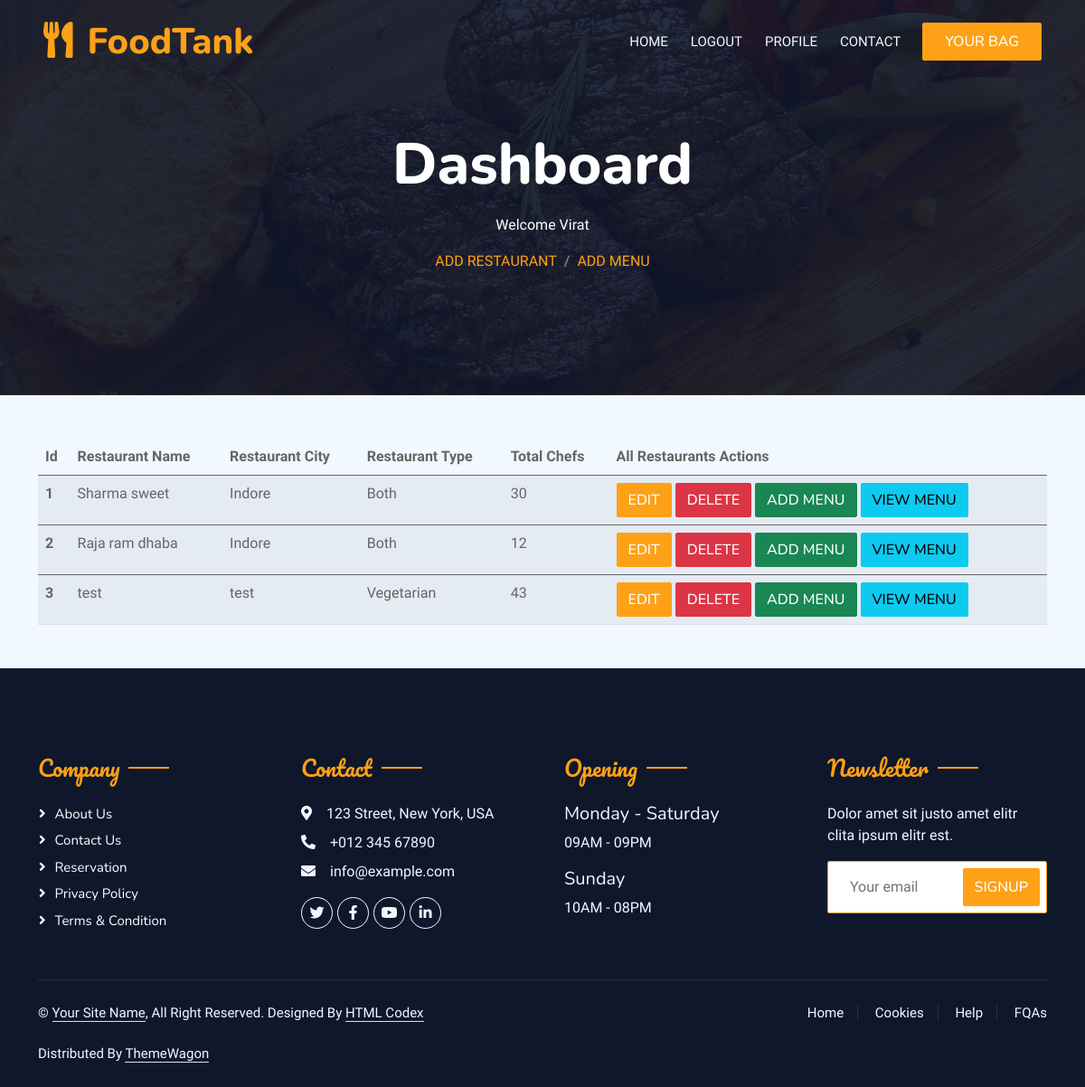
The app's page /foodprovider/dashboard/ (signed in), older data.
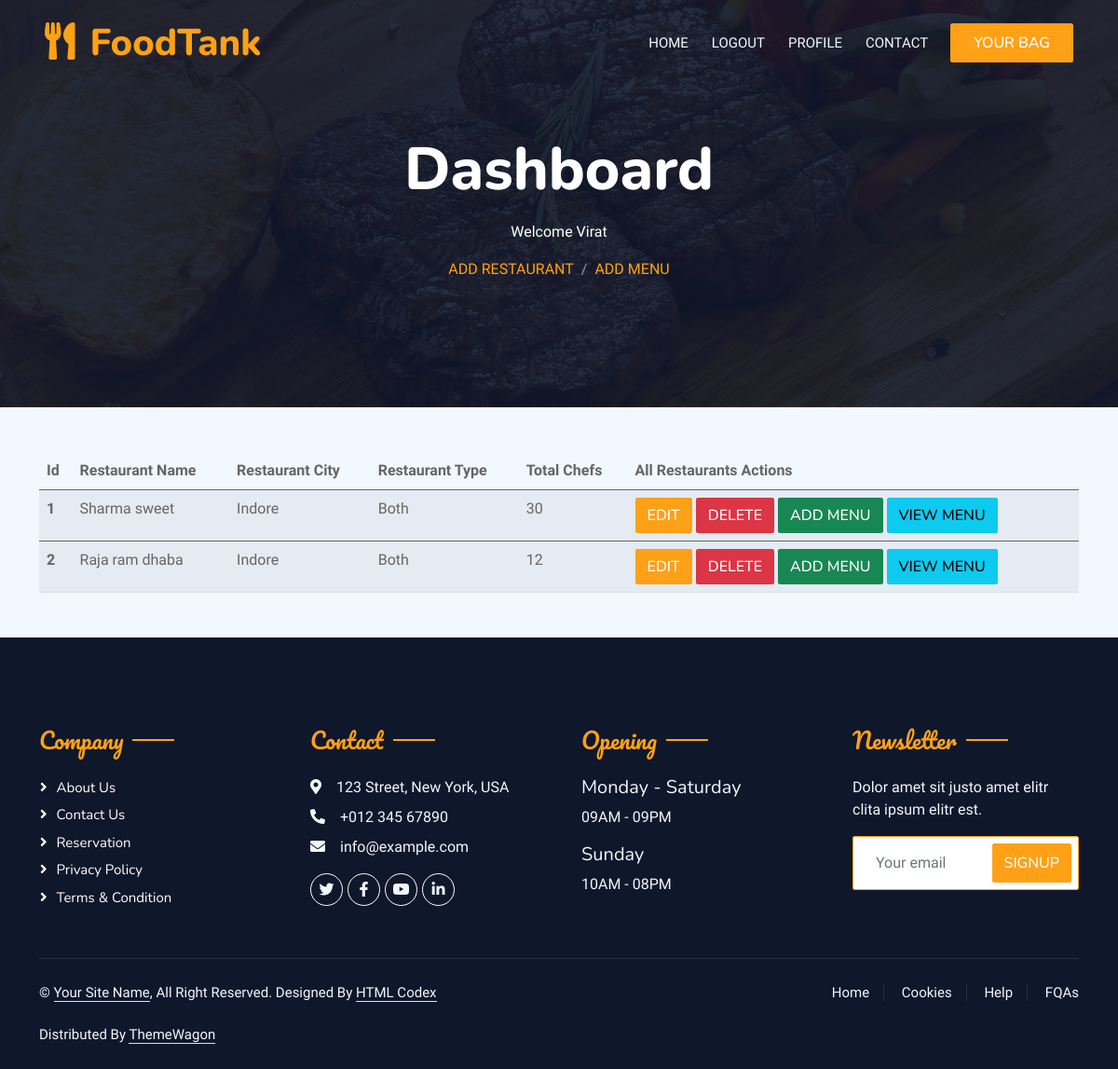
The same page, newer data.
### restaurant/models.py (models this page shows, shortened)
class Restaurant(models.Model):
    user = models.ForeignKey(User, on_delete=models.CASCADE,
                    limit_choices_to={'user_type': 'Foodprovider'})  # ForeignKey to User
    name = models.CharField(max_length=255)
    city = models.CharField(max_length=255)
    address = models.TextField()
    mobile = models.CharField(max_length=15)
    desc = models.TextField(blank=True, null=True)
    is_verified = models.BooleanField(default=False)
    veg_or_nonveg = models.CharField(max_length=255, choices=VEG_OR_NONVEG_CHOICES)
    no_of_chefs = models.PositiveIntegerField()
    start_date = models.DateField(blank=True, null=True)
    img1 = models.ImageField(upload_to='restaurant_images/', null=True, blank=True)
    img2 = models.ImageField(upload_to='restaurant_images/', null=True, blank=True)
    img3 = models.ImageField(upload_to='restaurant_images/', null=True, blank=True)
    img4 = models.ImageField(upload_to='restaurant_images/', null=True, blank=True)

### restaurant/views.py (the view)
# urls.py: path("dashboard/", views.dashboard, name="dashboard"),
def dashboard(request):
    if not request.user.is_authenticated or not request.user.user_type == "Foodprovider":
        return redirect("/login/")
    restaurant_admin = User.objects.get(username=request.user)
    restaurant_data = Restaurant.objects.filter(user=restaurant_admin)
    context = {
        'my_restaurant' : restaurant_data
    }
    return render(request, 'foodprovider/restaurant_dashboard.html', context)

### templates/foodprovider/restaurant_dashboard.html
{% extends '../base.html' %}
{% block content %}
<div class="container-xxl position-relative p-0">
        {% include '../navbar.html' %}
    <div class="container-xxl py-5 bg-dark hero-header mb-5">
        <div class="container text-center my-5 pt-5 pb-4">
            <h1 class="display-3 text-white mb-3 animated slideInDown">Dashboard</h1>
            <p class="text-white mb-3 animated slideInDown">Welcome {{request.user}}</p>
            <nav aria-label="breadcrumb">
                <ol class="breadcrumb justify-content-center text-uppercase">
                    <li class="breadcrumb-item"><a href="/foodprovider/addRestaurant/">Add Restaurant</a></li>
                    <li class="breadcrumb-item"><a href="/foodprovider/addMenu/">Add Menu</a></li>
                </ol>
            </nav>
        </div>
    </div>
</div>
<div class="container">
    <table class="table table-striped">
        <thead>
          <tr>
            <th scope="col">Id</th>
            <th scope="col">Restaurant Name</th>
            <th scope="col">Restaurant City</th>
            <th scope="col">Restaurant Type</th>
            <th scope="col">Total Chefs</th>
            <th scope="col">All Restaurants Actions</th>
          </tr>
        </thead>
        {% for restaurant in my_restaurant %}
        <tbody>
            <tr>
              <th scope="row">{{forloop.counter}}</th>
              <td>{{restaurant.name}}</td>
              <td>{{restaurant.city}}</td>
              <td>{{restaurant.veg_or_nonveg}}</td>
              <td>{{restaurant.no_of_chefs}}</td>
              <td>
                <a href="/foodprovider/editRestaurant/{{restaurant.id}}" class="btn btn-primary">Edit</a>
                <a href="/foodprovider/deleteRestaurant/{{restaurant.id}}" class="btn btn-danger"
                    onclick="return confirm('Are you sure? You are deleting your added restaurant')">Delete</a>
                <a href="/foodprovider/addMenu/" class="btn btn-success">Add Menu</a>
                <a href="/foodprovider/viewMenu/{{restaurant.id}}" class="btn btn-info">View Menu</a>
              </td>
            </tr>
          </tbody>
        {% endfor %}
    </table>
</div>
{% endblock content %}

Row changes from the older to the newer data that the page shows:
removed Restaurant: name "test", city "test", veg_or_nonveg "Vegetarian", no_of_chefs "43"
